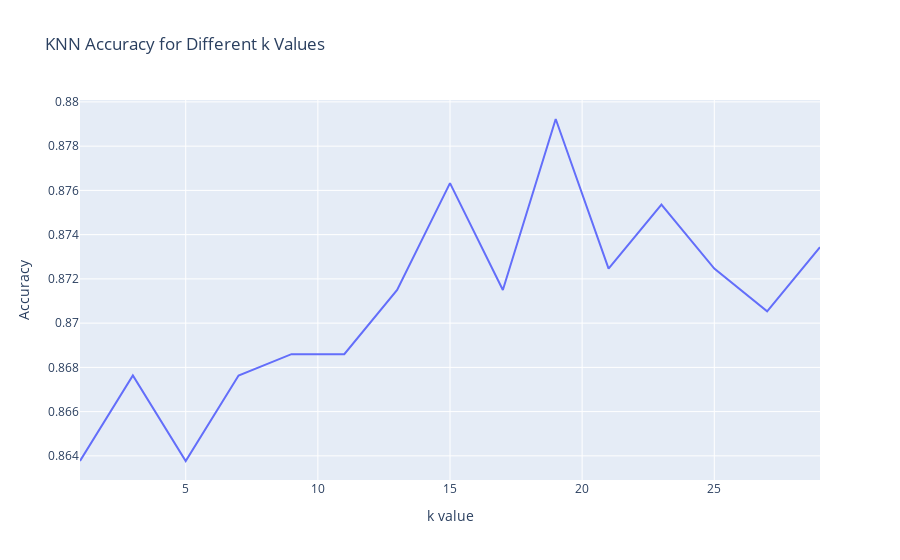

The code cell stored with this chart in its notebook:
### Code cell
# Plot using Plotly
fig = px.line(
    x=k_values,
    y=accuracy_values,
    labels={"x": "k value", "y": "Accuracy"},
    title="KNN Accuracy for Different k Values",
)
fig.show()

### Figure 1 — Plotly figure (JSON) as saved in the notebook; plotly's stock layout.template omitted (floating-point values rounded to 4 significant figures)
{"data": [{"hovertemplate": "k value=%{x}<br>Accuracy=%{y}<extra></extra>", "legendgroup": "", "line": {"color": "#636efa", "dash": "solid"}, "marker": {"symbol": "circle"}, "mode": "lines", "name": "", "orientation": "v", "showlegend": false, "type": "scatter", "x": [1, 3, 5, 7, 9, 11, 13, 15, 17, 19, 21, 23, 25, 27, 29], "xaxis": "x", "y": [0.8638, 0.8676, 0.8638, 0.8676, 0.8686, 0.8686, 0.8715, 0.8763, 0.8715, 0.8792, 0.8725, 0.8754, 0.8725, 0.8705, 0.8734], "yaxis": "y"}], "layout": {"legend": {"tracegroupgap": 0}, "title": {"text": "KNN Accuracy for Different k Values"}, "xaxis": {"anchor": "y", "domain": [0, 1], "title": {"text": "k value"}}, "yaxis": {"anchor": "x", "domain": [0, 1], "title": {"text": "Accuracy"}}}}
